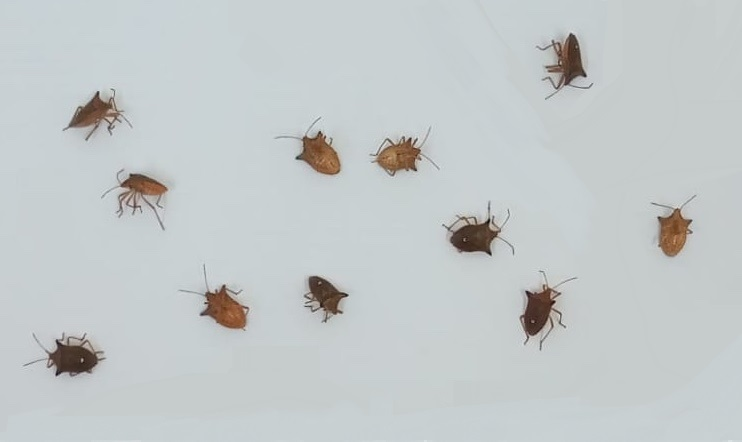
#> input picture images/bugs.jpg, 742 x 442 px, found by its file name
$ python 'drawing countours.py'
#> lines starting #> are read from the running program, lines starting #| are printed output that depends on the picture; after the words box and inside, x2 and y2 are one past the last pixel; in counts of white or black regions, pixels touching at a corner belong together
import numpy as np
import cv2
import imutils

im = cv2.imread('bugs.jpg')
#> im is the input picture: shape (442, 742, 3); mean B, G, R 201.6, 200.8, 195.2
imgray = cv2.cvtColor(im, cv2.COLOR_BGR2GRAY)

imgray = cv2.GaussianBlur(imgray, (5, 5), 0)
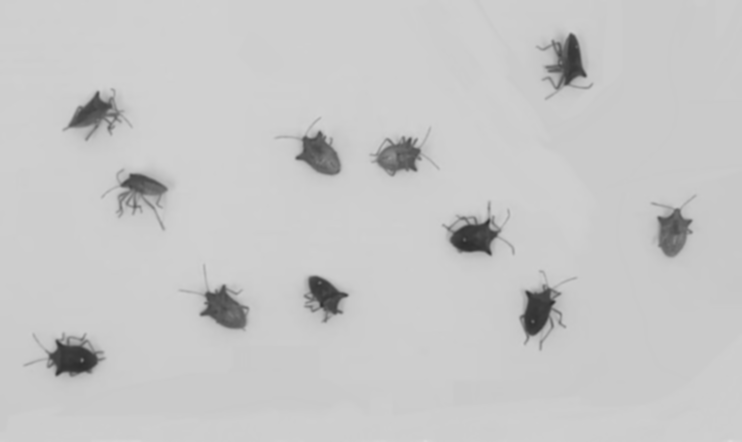
#> imgray: shape (442, 742); min 44, max 219, mean 199.3
detectedEdges = cv2.Canny(imgray, 0, 70, L2gradient= True, apertureSize=3) # use canny edge detection algorithm to find the outlines of objects in images
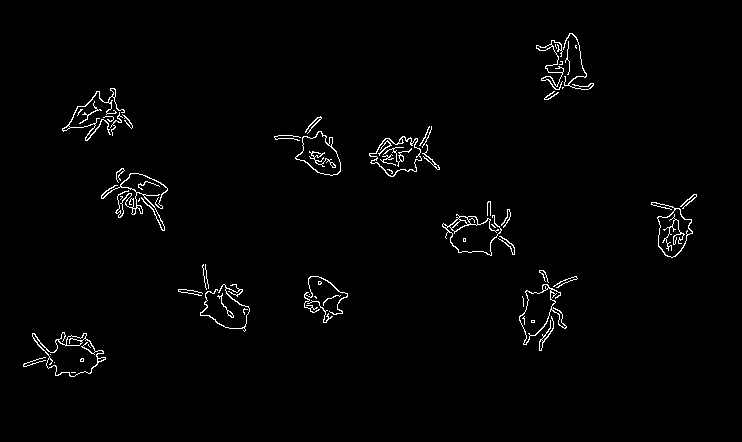
#> detectedEdges: shape (442, 742); 1.6% white in thin lines or dots, all inside (x1, y1, x2, y2) = (23, 33, 697, 377)
detectedEdges = cv2.blur(detectedEdges, (3, 3), 0)
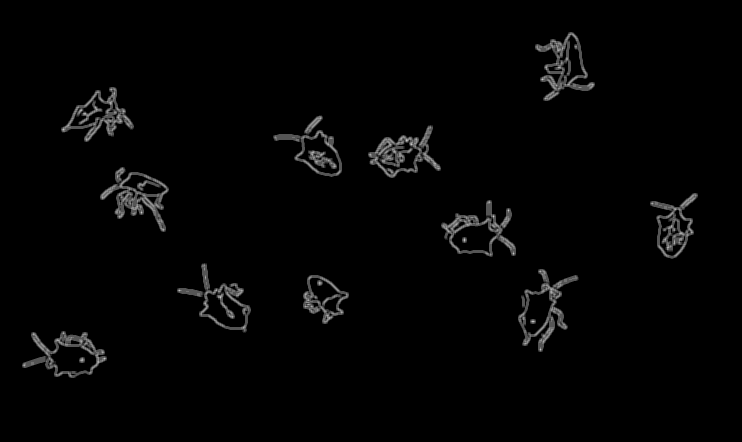
#> detectedEdges: shape (442, 742); min 0, max 198, mean 4.1

# ret, thresh = cv2.threshold(imgray, 127, 255, 0)
cv2.imshow('threshold', detectedEdges)
# print(thresh)
contours, hierarchy = cv2.findContours(detectedEdges.copy(), cv2.RETR_EXTERNAL, cv2.CHAIN_APPROX_SIMPLE)
#> contours = 11 contours; largest, box (x1, y1, x2, y2) and area: (22, 331, 107, 378) 2122, (518, 269, 579, 352) 2094, (441, 200, 516, 257) 2076, (100, 167, 169, 232) 1933, (177, 263, 251, 333) 1888
# cnts = imutils.grab_contours(contours)

print(len(contours))
#| 11
result = np.zeros_like(im)
cv2.drawContours(result, contours, -1, (0,255,0), thickness=-1)
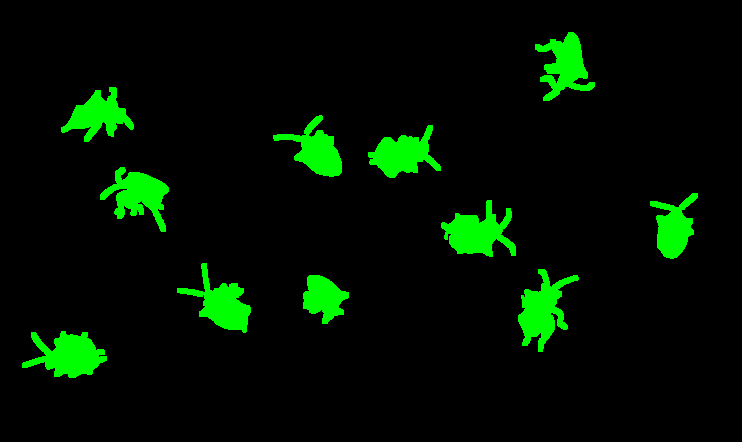
#> result: shape (442, 742, 3); mean of channels 0, 1, 2 0, 16.8, 0; drawn as B, G, R
cv2.imshow('result', result)

cv2.waitKey(0)
cv2.destroyAllWindows()

$ run again, with images/1.png saved as images/bugs.jpg
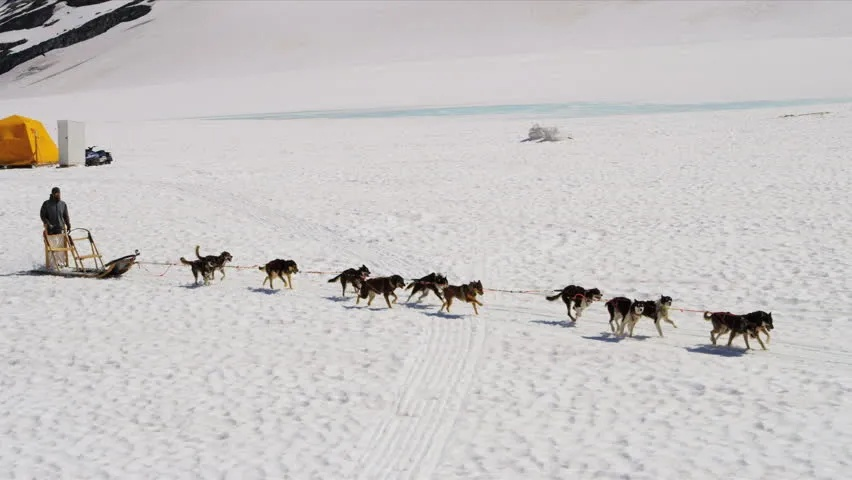
#> input picture images/1.png, 852 x 480 px, found by its file name
#> im is the input picture: shape (480, 852, 3); mean B, G, R 197, 197.5, 200.5
#> `detectedEdges = cv2.blur(detectedEdges, (3, 3), 0)`:
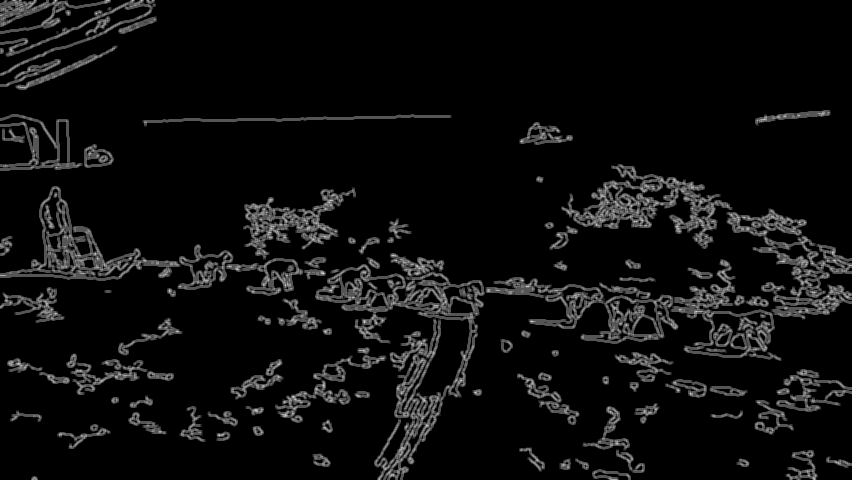
#> detectedEdges: shape (480, 852); min 0, max 227, mean 13.8
#> contours = 78 contours, 3 with area under 20; largest, box (x1, y1, x2, y2) and area: (315, 208, 852, 480) 30428, (0, 186, 327, 296) 8030, (561, 164, 733, 249) 5506, (243, 187, 356, 260) 3091, (0, 0, 157, 76) 2170
#| 78
#> `cv2.drawContours(result, contours, -1, (0,255,0), thickness=-1)`:
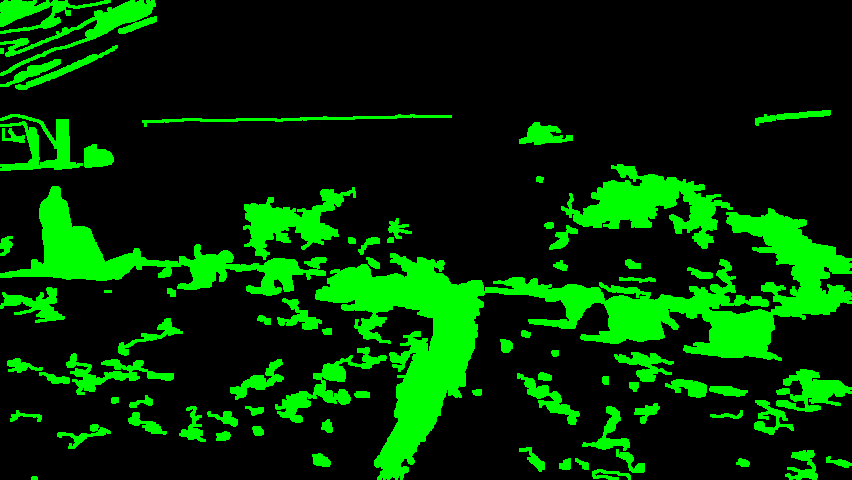
#> result: shape (480, 852, 3); mean of channels 0, 1, 2 0, 49.5, 0; drawn as B, G, R
